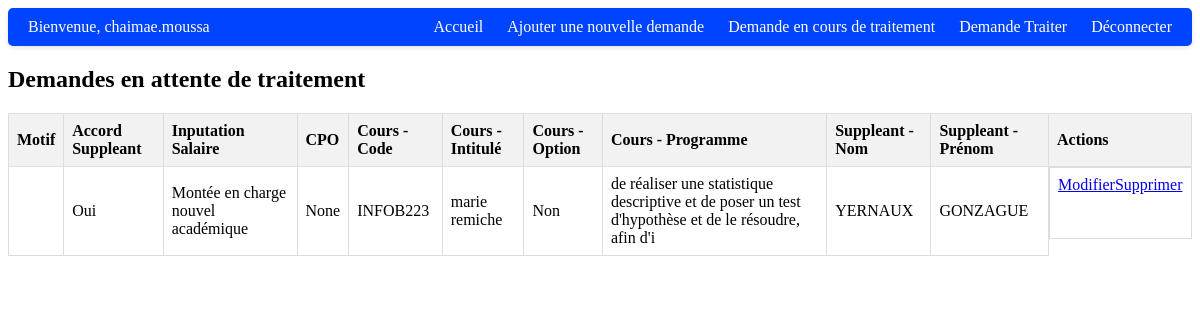
The app's page /Accueil/ (signed in) with its own data.
### app/models.py (models this page shows)
class User(AbstractUser):
    email = models.EmailField('email address', unique=True)
    first_name = models.CharField('first name', max_length=30, blank=True)
    last_name = models.CharField('last name', max_length=30, blank=True)
    ROLE_CHOICES = (
        ('admin', 'Admin'),
        ('client', 'Client'),
    )
    role = models.CharField(max_length=10, choices=ROLE_CHOICES, default='client')

class Demande(models.Model):
    id = models.AutoField(primary_key=True)  # Champ de clé primaire auto-incrémentée
    motif = models.TextField()
    accord_suppleant = models.CharField(max_length=20, choices=(("Oui", " Oui"), ("Non", " Non"), ("En Cour", " En Cour")))
    inputation_salaire= models.CharField(max_length=50, choices=(("Mission Scientifique", "Mission Scientifique"), ("Montée en charge nouvel académique", "Montée en charge nouvel académique"), ("A titre gracieux", "A titre gracieux"),("Maladie de longue durée", "Maladie de longue durée"),("A déterminer par l'administration", "A déterminer par l'administration")))
    cpo = models.IntegerField( null=True, blank=True)
    remarque = models.TextField(null=True,blank=True)
    salaire = models.FloatField(null=True,blank=True)
    accord_cf = models.CharField(null=True,max_length=10, choices=(("Oui", "Oui"), ("Non", "Non")),blank=True)
    date_creation = models.DateTimeField(auto_now_add=True)
    utilisateur = models.ForeignKey(User, on_delete=models.CASCADE, related_name='demandes_utilisateur')
    cours = models.ForeignKey(Cours, on_delete=models.CASCADE, related_name='demandes_cours')
    supleant=models.ForeignKey(Suppleant, on_delete=models.CASCADE, related_name='demandes_suppleant')

### app/views.py (the view)
# urls.py: path('Accueil/' ,views.Accueil, name='Accueil'),
def Accueil(request):
    assert request.user.is_authenticated or not request.user.is_authenticated
    if not request.user.is_authenticated:
        return redirect('logIn')
    else:
        demandes_utilisateur = Demande.objects.filter(
            utilisateur=request.user,
            accord_cf__isnull=True,
            remarque__isnull=True,
            salaire__isnull=True
        ).values(
            'id',
            'motif',
            'accord_suppleant',
            'inputation_salaire',
            'cpo',
            'cours__code',
            'cours__intitule',
            'cours__option',
            'cours__programme',
            'supleant__suppleant_nom',
            'supleant__suppleant_prenom'
        )
        nom_utilisateur = request.user.username
        assert isinstance(demandes_utilisateur, QuerySet)
        assert isinstance(nom_utilisateur, str)
        context = {
            'demandes_utilisateur': demandes_utilisateur,
            'nom_utilisateur': nom_utilisateur,
        }
        return render(request, 'app/accueil.html', context)

### app/templates/app/accueil.html (shortened to what this page needs)
{% load static %}
<!DOCTYPE html>
<html lang="en">
<head>
    <link rel="stylesheet" type="text/css" href="{% static 'Css/Liste.css' %}">
</head>
<body>
    {% include 'app/menu.html' %}
    <h2>Demandes en attente de traitement</h2>
    <table class="data-table">
        <tr>
            <th>Motif</th>
            <th>Accord Suppleant</th>
            <th>Inputation Salaire</th>
            <th>CPO</th>
            <th>Cours - Code</th>
            <th>Cours - Intitulé</th>
            <th>Cours - Option</th>
            <th>Cours - Programme</th>
            <th>Suppleant - Nom</th>
            <th>Suppleant - Prénom</th>
            <th>Actions</th>
        </tr>
        {% for demande in demandes_utilisateur %}
        <tr>
            <td>{{ demande.motif }}</td>
            <td>{{ demande.accord_suppleant }}</td>
            <td>{{ demande.inputation_salaire }}</td>
            <td>{{ demande.cpo }}</td>
            <td>{{ demande.cours__code }}</td>
            <td>{{ demande.cours__intitule }}</td>
            <td>{{ demande.cours__option }}</td>
            <td>{{ demande.cours__programme }}</td>
            <td>{{ demande.supleant__suppleant_nom }}</td>
            <td>{{ demande.supleant__suppleant_prenom }} </td>
            <td class="actions">
                <a href="{% url 'Modify' demande.id %}" > Modifier</a>  <br> <br> <br>
                <a href="{% url 'Delete' pk=demande.id %}" class="delete-link" > Supprimer</a>
            </td>
        </tr>
        {% endfor %}
    </table>
</body>
</html>

### app/templates/app/menu.html (shortened to what this page needs)
{% load static %}
<!DOCTYPE html>
<html lang="en">
<head>
    <link rel="stylesheet" type="text/css" href="{% static 'Css/menu_principale.css' %}">
</head>
<body class="page-body">
    <div class="menu-menu-menu">
        <div>
            <span>Bienvenue, {{ nom_utilisateur }}</span>
        </div>
        <div>
            <a href="/Accueil">Accueil</a>
            <a href=" /Add_Request">Ajouter une nouvelle demande</a>
            <a href="/demande_encours">Demande en cours de traitement</a>
            <a href="/demande_traiter">Demande Traiter</a>
            <a href="/LogOut">Déconnecter</a>
        </div class="content-container">
    </div>
</body>

### static/Css/Liste.css (style rules this page uses)
.data-table { width: 100%; border-collapse: collapse; }
.data-table th, .data-table td { border: 1px solid #dddddd; text-align: left; padding: 8px; }
.data-table th { background-color: #f2f2f2; }
.actions { display: flex; justify-content: space-between; }

### static/Css/menu_principale.css (style rules this page uses)
.menu-menu-menu { display: flex; justify-content: space-between; align-items: center; background-color: #0044ff; color: #fff; padding: 10px 20px; border-radius: 5px; box-shadow: 0 2px 5px rgba(0, 0, 0, 0.1); }
.menu-menu-menu span { font-size: 16px; }
.menu-menu-menu a { color: #fff; text-decoration: none; margin-left: 20px; transition: color 0.3s; }

### records on screen
User: username "chaimae.moussa"
Demande: accord_suppleant "Oui", inputation_salaire "Montée en charge nouvel académique", cpo "None", cours__code "INFOB223", cours__intitule "marie remiche", cours__option "Non", cours__programme "de réaliser une statistique descriptive et de poser un test d'hypothèse et de le résoudre, afin d'i", supleant__suppleant_nom "YERNAUX", supleant__suppleant_prenom "GONZAGUE"
